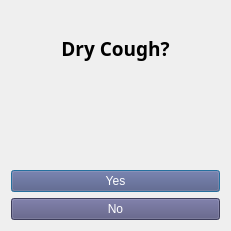
   <widget class="QWidget" name="gridLayoutWidget_12">
    <property name="geometry">
     <rect>
      <x>490</x>
      <y>70</y>
      <width>231</width>
      <height>231</height>
     </rect>
    </property>
    <layout class="QGridLayout" name="gridLayout_13">
     <item row="3" column="0">
      <widget class="QPushButton" name="yes_button_2">
       <property name="enabled">
        <bool>true</bool>
       </property>
       <property name="autoFillBackground">
        <bool>false</bool>
       </property>
       <property name="styleSheet">
        <string notr="true">font: 12pt &quot;Broadway&quot;;
color: rgb(255, 255, 255);
background-color: rgb(85, 85, 127);</string>
       </property>
       <property name="text">
        <string>Yes</string>
       </property>
       <property name="checkable">
        <bool>true</bool>
       </property>
       <property name="autoExclusive">
        <bool>false</bool>
       </property>
       <property name="autoDefault">
        <bool>true</bool>
       </property>
       <property name="default">
        <bool>true</bool>
       </property>
       <property name="flat">
        <bool>false</bool>
       </property>
      </widget>
     </item>
     <item row="1" column="0">
      <widget class="QLabel" name="label_9">
       <property name="text">
        <string/>
       </property>
       <property name="pixmap">
        <pixmap resource="resource.qrc">:/newPrefix/12.jpg</pixmap>
       </property>
       <property name="scaledContents">
        <bool>true</bool>
       </property>
       <property name="alignment">
        <set>Qt::AlignCenter</set>
       </property>
      </widget>
     </item>
     <item row="4" column="0">
      <widget class="QPushButton" name="no_button_2">
       <property name="enabled">
        <bool>true</bool>
       </property>
       <property name="autoFillBackground">
        <bool>false</bool>
       </property>
       <property name="styleSheet">
        <string notr="true">font: 12pt &quot;Broadway&quot;;
color: rgb(255, 255, 255);
background-color: rgb(85, 85, 127);</string>
       </property>
       <property name="text">
        <string>No</string>
       </property>
      </widget>
     </item>
     <item row="0" column="0">
      <widget class="QLabel" name="label_32">
       <property name="font">
        <font>
         <family>Century Gothic</family>
         <pointsize>14</pointsize>
         <weight>75</weight>
         <bold>true</bold>
        </font>
       </property>
       <property name="text">
        <string>Dry Cough?</string>
       </property>
       <property name="alignment">
        <set>Qt::AlignCenter</set>
       </property>
      </widget>
     </item>
    </layout>
   </widget>
